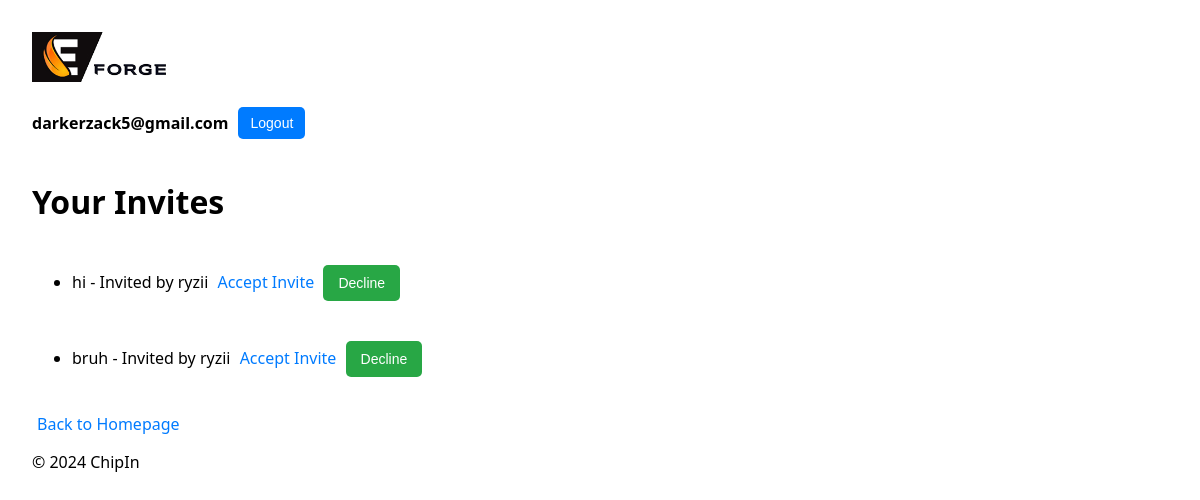
Page /chipin/invites/ (signed in) on the earlier database version.
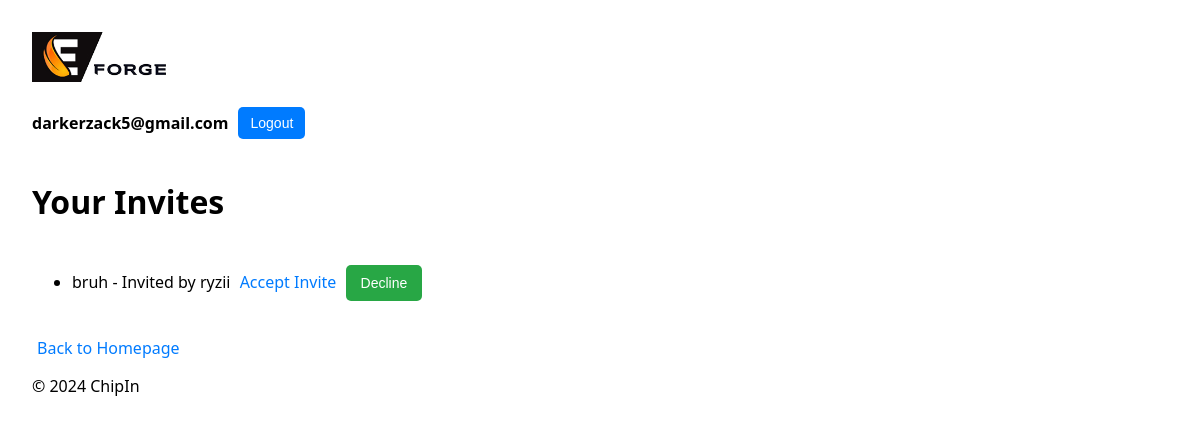
Same page on the later database version.
### chipin/models.py (models this page shows, shortened)
class Invite(models.Model):
    group = models.ForeignKey(Group, on_delete=models.CASCADE, related_name="invites")
    invited_user = models.ForeignKey(User, on_delete=models.CASCADE, related_name="group_invites")
    token = models.UUIDField(default=uuid.uuid4, editable=False, unique=True)
    invited_by = models.ForeignKey(User, on_delete=models.CASCADE, related_name="sent_invites")
    accepted = models.BooleanField(default=False)
    created_at = models.DateTimeField(auto_now_add=True)
    expires_at = models.DateTimeField(default=default_invite_expiry)
    def is_expired(self):
        return timezone.now() > self.expires_at

class Group(models.Model):
    name = models.CharField(max_length=100)
    admin = models.ForeignKey(User, related_name='admin_groups', on_delete=models.CASCADE)
    members = models.ManyToManyField(User, related_name='group_memberships', blank=True)

### chipin/views.py (the view)
# urls.py: path('invites/', views.my_invites, name='my_invites'),
@login_required
def my_invites(request):
    invites = Invite.objects.filter(invited_user=request.user, accepted=False).order_by('-created_at')
    return render(request, 'chipin/my_invites.html', {'invites': invites})

### chipin/templates/chipin/my_invites.html (shortened to what this page needs)
{% extends 'chipin/base.html' %}
{% block content %}
<h1>Your Invites</h1>
<ul>
  {% for invite in invites %}
    <li>
      {{ invite.group.name }} - Invited by {{ invite.invited_by.username }}
      {% if invite.is_expired %}
        <p>Expired</p>
      {% else %}
        <a href="{% url 'chipin:accept_invite' invite.token %}">Accept Invite</a>
        <form method="post" action="{% url 'chipin:decline_invite' invite.id %}" style="display:inline">
          <button type="submit">Decline</button>
        </form>
      {% endif %}
    </li>
  {% empty %}
    <li>No invites yet.</li>
  {% endfor %}
</ul>
<a href="{% url 'chipin:home' %}">Back to Homepage</a>
{% endblock %}

Differences in the rows shown:
removed Invite: group.name "hi", invited_by.username "ryzii", shows "Accept Invite"
